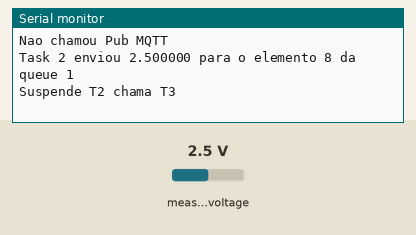
This sketch was run on a simulated ESP32. Shown: the last lines printed to the serial monitor. The test bench sets the inputs (shaded band); at power-on: measured voltage 2.5 V. WiFi joins after 1.5 s; servers stay silent unless stated; no MQTT or app messages arrive unless stated.

Above: at 1.2 s.
1.3 s: measured voltage set to 0.1 V
At 1.51 s:
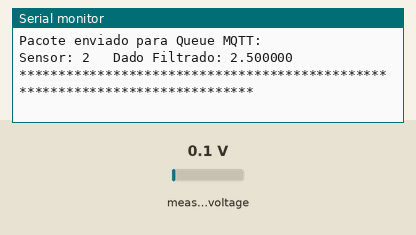
4.3 s: measured voltage set to 1.2 V
At 4.3 s:
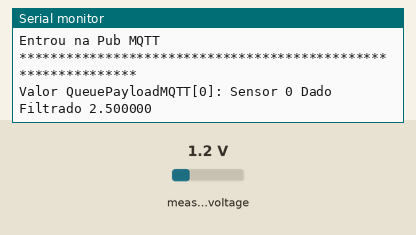
Timing chart, 0 to 7.3 s (numbered marks = the images above; inputs shaded):
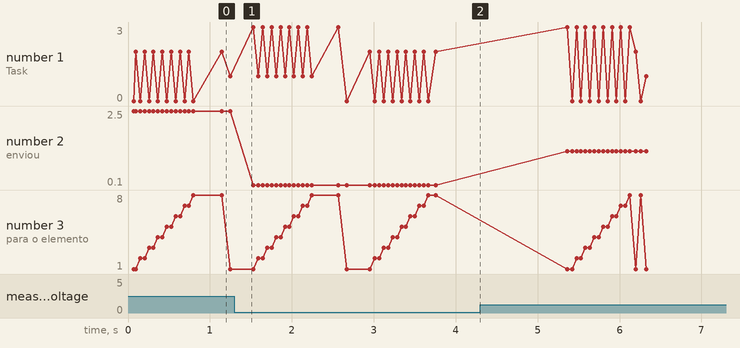

The sketch:

Projeto_IC_Prototipo_1.ino
```cpp
//---------------------------------------- Libraries
//--------- FreeRTOS
#include <Arduino.h>
#include "freertos/FreeRTOS.h"
#include "freertos/task.h"
#include "freertos/queue.h"

//--------- ADS1115
#include<ADS1115_WE.h>
#include<Wire.h>


//--------- MQTT
#include <Ethernet.h>
#include <PubSubClient.h>


//---------------------------------------- Global Variables
//--------- FreeRTOS
QueueHandle_t QueueRawDatas[2];
QueueHandle_t QueuePayloadMQTT[2];

TaskHandle_t TaskSensor0;
TaskHandle_t TaskSensor1;
TaskHandle_t TaskSensor2;
TaskHandle_t TaskSensor3;

TaskHandle_t TaskFilter0;
TaskHandle_t TaskFilter1;
TaskHandle_t HTask_PubMQTT;


typedef struct
{
  int8_t sender;
  float  filtered_data;
}payload;

float RawData;
#define Period_Task_Read_Sensor 2500
#define MAX_Ticks_Queue Period_Task_Read_Sensor/2

//--------- ADS1115
#define I2C_ADDRESS 0x48
ADS1115_WE adc = ADS1115_WE(I2C_ADDRESS);

//--------- MQTT
// Update these with values suitable for your network.
byte mac[]    = {  0xDE, 0xED, 0xBA, 0xFE, 0xFE, 0xED };
IPAddress ip(172, 16, 0, 100);
IPAddress server(172, 16, 0, 2);

EthernetClient ethClient;
PubSubClient client(server, 1883,ethClient);

//---------------------------------------- Protype of tasks and readChannel function
void Task_Read_Sensor_0(void *pvParameters);
void Task_Read_Sensor_1(void *pvParameters);
void Task_Read_Sensor_2(void *pvParameters);
void Task_Read_Sensor_3(void *pvParameters);
void Task_Filter       (void *pvParameters);

float readChannel(ADS1115_MUX channel, int i) {

  float voltage = 0.0;
  adc.setCompareChannels(channel);
  voltage = adc.getResult_V();

  return voltage;
}

//---------------------------------------- Void Setup
void setup() {
//--------- ADS1115
{

  Wire.begin();
  Serial.begin(9600);
  if(!adc.init()){
    Serial.println("ADS1115 not connected!");
  }

  adc.setVoltageRange_mV(ADS1115_RANGE_6144); //comment line/change parameter to change range
  adc.setCompareChannels(ADS1115_COMP_0_GND); //comment line/change parameter to change channel
  adc.setMeasureMode(ADS1115_CONTINUOUS); //comment line/change parameter to change mode
  Serial.println("ADS1115 Example Sketch - Continuous Mode");
  Serial.println("All values in volts");
  Serial.println();
}

//--------- MQTT
{
  Ethernet.begin(mac, ip);
  // Note - the default maximum packet size is 128 bytes. If the
  // combined length of clientId, username and password exceed this use the
  // following to increase the buffer size:
  // client.setBufferSize(255);
  client.connect("ESP32");
}

//--------- FreeRTOS
  {


//---------- Creation of Queues
  //--------Core 0
    QueueRawDatas[0] = xQueueCreate(8,sizeof(float)); //Queue of 8 floats
    QueuePayloadMQTT[0] = xQueueCreate(1,sizeof(payload)); //Queue of 1 Payload


  //--------Core 1
    QueueRawDatas[1] = xQueueCreate(8,sizeof(float)); //Queue of 8 floats
    QueuePayloadMQTT[1] = xQueueCreate(1,sizeof(payload)); //Queue of 1 Payload


//--------------------------------------- Creation of Tasks

//------------------------------------Core 0

        //--------------Create Task Read Sensor 0
    xTaskCreatePinnedToCore(Task_Read_Sensor, // Task function
                "Task_Read_Sensor_0", // Task name
                4096,  // Stack size
                (int8_t*)0,
                1, // Priority
                &TaskSensor0,
                0);


          //--------------Create Task Read Sensor 1
    xTaskCreatePinnedToCore(Task_Read_Sensor, // Task function
                "Task_Read_Sensor_1", // Task name
                4096,  // Stack size
                (int8_t*)1,
                1, // Priority
                &TaskSensor1,
                0);

    vTaskSuspend(TaskSensor1);


    //--------------Create Task Filter
    xTaskCreatePinnedToCore(
                Task_Filter, // Task function
                "Task_Filter0", // A name just for humans
                4096,  // Stack size
                (bool*)0,
                1, // Priority
                &TaskFilter0,
                0 //
                );


    //--------------Create Task Pub
    xTaskCreatePinnedToCore(
                Task_PubMQTT, // Task function
                "Task_PubMQTT", // A name just for humans
                4096,  // Stack size
                NULL,
                1, // Priority
                &HTask_PubMQTT,
                0 //
                );
    vTaskSuspend(HTask_PubMQTT);


//---------------------------------------- Core 1
    xTaskCreatePinnedToCore(
                Task_Filter, // Task function
                "Task_Filter1", // A name just for humans
                4096,  // Stack size
                (bool*)1,
                1, // Priority
                &TaskFilter1,
                1 //
                );

          //--------------Create Task Read Sensor 2
    xTaskCreatePinnedToCore(Task_Read_Sensor, // Task function
                "Task_Read_Sensor_2", // Task name
                4096,  // Stack size
                (int8_t*)2,
                1, // Priority
                &TaskSensor2,
                1);


          //--------------Create Task Read Sensor 3
    xTaskCreatePinnedToCore(Task_Read_Sensor, // Task function
                "Task_Read_Sensor_3", // Task name
                4096,  // Stack size
                (int8_t*)3,
                1, // Priority
                &TaskSensor3,
                1);
    vTaskSuspend(TaskSensor3);


  }
}
//---------------------------------------- Void loop
void loop(){}


//---------------------------------------- Tasks Declarations


//------------------------------------------------------------
void Task_Read_Sensor(void *pvParameters)
{
  int8_t numero = (int)pvParameters;
  while(1){

printf("Task %d comecou\n",numero);
/*
For 8 times read sensor and send to queue

OBSERVATION: I did not used "for" coding structure because
once i know the number of times i want to repeat the structure and it is small.
is not needed use "for", once this one use Type-B,Type-J, and Type-R operations at Assembly Level.
Therefore, this part of the project was optimazed like that.

And the keys are for hide the whole structure once wanted
*/
if (numero==0 || numero==1)
{
/*1*/RawData = readChannel(ADS1115_COMP_0_GND,0);xQueueSend(QueueRawDatas[0], &RawData, MAX_Ticks_Queue);printf("Task %d enviou %f para o elemento 1 da queue 0\n",numero,RawData);
/*2*/RawData = readChannel(ADS1115_COMP_0_GND,0);xQueueSend(QueueRawDatas[0], &RawData, MAX_Ticks_Queue);printf("Task %d enviou %f para o elemento 2 da queue 0\n",numero,RawData);
/*3*/RawData = readChannel(ADS1115_COMP_0_GND,0);xQueueSend(QueueRawDatas[0], &RawData, MAX_Ticks_Queue);printf("Task %d enviou %f para o elemento 3 da queue 0\n",numero,RawData);
/*4*/RawData = readChannel(ADS1115_COMP_0_GND,0);xQueueSend(QueueRawDatas[0], &RawData, MAX_Ticks_Queue);printf("Task %d enviou %f para o elemento 4 da queue 0\n",numero,RawData);
/*5*/RawData = readChannel(ADS1115_COMP_0_GND,0);xQueueSend(QueueRawDatas[0], &RawData, MAX_Ticks_Queue);printf("Task %d enviou %f para o elemento 5 da queue 0\n",numero,RawData);
/*6*/RawData = readChannel(ADS1115_COMP_0_GND,0);xQueueSend(QueueRawDatas[0], &RawData, MAX_Ticks_Queue);printf("Task %d enviou %f para o elemento 6 da queue 0\n",numero,RawData);
/*7*/RawData = readChannel(ADS1115_COMP_0_GND,0);xQueueSend(QueueRawDatas[0], &RawData, MAX_Ticks_Queue);printf("Task %d enviou %f para o elemento 7 da queue 0\n",numero,RawData);
/*8*/RawData = readChannel(ADS1115_COMP_0_GND,0);xQueueSend(QueueRawDatas[0], &RawData, MAX_Ticks_Queue);printf("Task %d enviou %f para o elemento 8 da queue 0\n",numero,RawData);
}
else
{
/*1*/RawData = readChannel(ADS1115_COMP_0_GND,0);xQueueSend(QueueRawDatas[1], &RawData, MAX_Ticks_Queue);printf("Task %d enviou %f para o elemento 1 da queue 1\n",numero,RawData);
/*2*/RawData = readChannel(ADS1115_COMP_0_GND,0);xQueueSend(QueueRawDatas[1], &RawData, MAX_Ticks_Queue);printf("Task %d enviou %f para o elemento 2 da queue 1\n",numero,RawData);
/*3*/RawData = readChannel(ADS1115_COMP_0_GND,0);xQueueSend(QueueRawDatas[1], &RawData, MAX_Ticks_Queue);printf("Task %d enviou %f para o elemento 3 da queue 1\n",numero,RawData);
/*4*/RawData = readChannel(ADS1115_COMP_0_GND,0);xQueueSend(QueueRawDatas[1], &RawData, MAX_Ticks_Queue);printf("Task %d enviou %f para o elemento 4 da queue 1\n",numero,RawData);
/*5*/RawData = readChannel(ADS1115_COMP_0_GND,0);xQueueSend(QueueRawDatas[1], &RawData, MAX_Ticks_Queue);printf("Task %d enviou %f para o elemento 5 da queue 1\n",numero,RawData);
/*6*/RawData = readChannel(ADS1115_COMP_0_GND,0);xQueueSend(QueueRawDatas[1], &RawData, MAX_Ticks_Queue);printf("Task %d enviou %f para o elemento 6 da queue 1\n",numero,RawData);
/*7*/RawData = readChannel(ADS1115_COMP_0_GND,0);xQueueSend(QueueRawDatas[1], &RawData, MAX_Ticks_Queue);printf("Task %d enviou %f para o elemento 7 da queue 1\n",numero,RawData);
/*8*/RawData = readChannel(ADS1115_COMP_0_GND,0);xQueueSend(QueueRawDatas[1], &RawData, MAX_Ticks_Queue);printf("Task %d enviou %f para o elemento 8 da queue 1\n",numero,RawData);
}

// Instead of use "switch" structure was used if/else for code optimization
 if      (numero==0) {vTaskResume(TaskSensor1);puts("Suspende T0 chama T1\n\n");}
 else if (numero==1) {vTaskResume(TaskSensor0);puts("Suspende T1 chama T0\n\n");}
 else if (numero==2) {vTaskResume(TaskSensor3);puts("Suspende T2 chama T3\n\n");}
 else                {vTaskResume(TaskSensor2);puts("Suspende T3 chama T2\n\n");}

  vTaskSuspend(NULL);

}}


//------------------------------------------------------------
void Task_Filter(void *pvParameters)
{

  bool numero = (bool)pvParameters;
  bool  sender=1;
  while(1){

  sender=!sender;
  float valueFromQueue=0;
  float FinalvalueFromQueue=0;

/*
----------------- Start Filtering
For 8 times read sensor and send to queue

OBSERVATION: I did not used "for" coding structure because
once i know the number of times i want to repeat the structure and it is small.
is not needed use "for", once this one use Type-B,Type-J, and Type-R operations at Assembly Level.
Therefore, this part of the project was optimazed like that.

And the keys are for hide the whole structure once wanted.
*/

// If parameter is zero, then act like filter0, else act like filter1
if(!numero)
{
/*1*/xQueueReceive(QueueRawDatas[0], &valueFromQueue, MAX_Ticks_Queue);FinalvalueFromQueue+=valueFromQueue;
/*2*/xQueueReceive(QueueRawDatas[0], &valueFromQueue, MAX_Ticks_Queue);FinalvalueFromQueue+=valueFromQueue;
/*3*/xQueueReceive(QueueRawDatas[0], &valueFromQueue, MAX_Ticks_Queue);FinalvalueFromQueue+=valueFromQueue;
/*4*/xQueueReceive(QueueRawDatas[0], &valueFromQueue, MAX_Ticks_Queue);FinalvalueFromQueue+=valueFromQueue;
/*5*/xQueueReceive(QueueRawDatas[0], &valueFromQueue, MAX_Ticks_Queue);FinalvalueFromQueue+=valueFromQueue;
/*6*/xQueueReceive(QueueRawDatas[0], &valueFromQueue, MAX_Ticks_Queue);FinalvalueFromQueue+=valueFromQueue;
/*7*/xQueueReceive(QueueRawDatas[0], &valueFromQueue, MAX_Ticks_Queue);FinalvalueFromQueue+=valueFromQueue;
/*8*/xQueueReceive(QueueRawDatas[0], &valueFromQueue, MAX_Ticks_Queue);FinalvalueFromQueue+=valueFromQueue;

// Send filtered value from ADC to MQTT Queue
FinalvalueFromQueue/=8.0;
payload pacote;
pacote.filtered_data=FinalvalueFromQueue;


    if(!sender) pacote.sender=0;
    else{pacote.sender=1;}

    puts("*****************************************************************************");
    printf("Pacote enviado para Queue MQTT:\nSensor: %d   Dado Filtrado: %f\n",pacote.sender,pacote.filtered_data);
    puts("*****************************************************************************");
    puts("");
    xQueueSend(QueuePayloadMQTT[0], &pacote, MAX_Ticks_Queue);


//********************************************** Call for Task Pub MQTT **********************************

//If both elements from queue are full, then publish call task PubMQTT
if (!uxQueueSpacesAvailable(QueuePayloadMQTT[0]) && !uxQueueSpacesAvailable(QueuePayloadMQTT[1])) {vTaskResume(HTask_PubMQTT);}
else{puts("Nao chamou Pub MQTT");}

}
else
{
/*1*/xQueueReceive(QueueRawDatas[1], &valueFromQueue, MAX_Ticks_Queue);FinalvalueFromQueue+=valueFromQueue;
/*2*/xQueueReceive(QueueRawDatas[1], &valueFromQueue, MAX_Ticks_Queue);FinalvalueFromQueue+=valueFromQueue;
/*3*/xQueueReceive(QueueRawDatas[1], &valueFromQueue, MAX_Ticks_Queue);FinalvalueFromQueue+=valueFromQueue;
/*4*/xQueueReceive(QueueRawDatas[1], &valueFromQueue, MAX_Ticks_Queue);FinalvalueFromQueue+=valueFromQueue;
/*5*/xQueueReceive(QueueRawDatas[1], &valueFromQueue, MAX_Ticks_Queue);FinalvalueFromQueue+=valueFromQueue;
/*6*/xQueueReceive(QueueRawDatas[1], &valueFromQueue, MAX_Ticks_Queue);FinalvalueFromQueue+=valueFromQueue;
/*7*/xQueueReceive(QueueRawDatas[1], &valueFromQueue, MAX_Ticks_Queue);FinalvalueFromQueue+=valueFromQueue;
/*8*/xQueueReceive(QueueRawDatas[1], &valueFromQueue, MAX_Ticks_Queue);FinalvalueFromQueue+=valueFromQueue;

// Send filtered value from ADC to MQTT Queue
FinalvalueFromQueue/=8.0;
payload pacote;
pacote.filtered_data=FinalvalueFromQueue;


    if(!sender) pacote.sender=2;
    else{pacote.sender=3;}
    puts("*****************************************************************************");
    printf("Pacote enviado para Queue MQTT:\nSensor: %d   Dado Filtrado: %f\n",pacote.sender,pacote.filtered_data);
    puts("*****************************************************************************");
    puts("");
    xQueueSend(QueuePayloadMQTT[1], &pacote, MAX_Ticks_Queue);

}

}}


//------------------------------------------------------------

void Task_PubMQTT(void * pvParameters)
{while(1){

puts("**************************************************************");
puts("Entrou na Pub MQTT");
puts("**************************************************************");

vTaskSuspend(TaskSensor0);
vTaskSuspend(TaskSensor1);
vTaskSuspend(TaskSensor2);
vTaskSuspend(TaskSensor3);
vTaskSuspend(TaskFilter0);
vTaskSuspend(TaskFilter1);

//------- starting MQTT's cycle

client.loop();

payload FinalvalueFromQueue;

//--------------------------------------------------------------------------------- Core 0
  xQueueReceive(QueuePayloadMQTT[0], &FinalvalueFromQueue, MAX_Ticks_Queue);

printf("Valor QueuePayloadMQTT[0]: Sensor %d Dado Filtrado %f\n", FinalvalueFromQueue.sender,FinalvalueFromQueue.filtered_data);

  if (!FinalvalueFromQueue.sender)
        {client.publish("Sensor 0", String(FinalvalueFromQueue.filtered_data).c_str());printf("\n\nSensor 0  valor final %f\n\n",FinalvalueFromQueue.filtered_data);vTaskResume(TaskSensor0);}

  else if (FinalvalueFromQueue.sender)
        {client.publish("Sensor 1", String(FinalvalueFromQueue.filtered_data).c_str());printf("\n\nSensor 1  valor final %f\n\n",FinalvalueFromQueue.filtered_data);vTaskResume(TaskSensor1);}

 vTaskResume(TaskFilter0);

//--------------------------------------------------------------------------------- Core 1
  xQueueReceive(QueuePayloadMQTT[1], &FinalvalueFromQueue, MAX_Ticks_Queue);

printf("Valor QueuePayloadMQTT[1]: Sensor %d Dado Filtrado %f \n", FinalvalueFromQueue.sender,FinalvalueFromQueue.filtered_data);

  if (FinalvalueFromQueue.sender==2)
        {client.publish("Sensor 2", String(FinalvalueFromQueue.filtered_data).c_str());printf("\n\nSensor 2  valor final %f\n\n",FinalvalueFromQueue.filtered_data);vTaskResume(TaskSensor2);}

  else if (FinalvalueFromQueue.sender==3)
        {client.publish("Sensor 3", String(FinalvalueFromQueue.filtered_data).c_str());printf("\n\nSensor 3  valor final %f\n\n",FinalvalueFromQueue.filtered_data);vTaskResume(TaskSensor3);}

  vTaskResume(TaskFilter1);

    puts("**************************************************************");
    puts("Saindo da PubMQTT");
    puts("**************************************************************");
    puts("");

  vTaskSuspend(NULL);

}}
```

Measured:
- plotted number 2: 2.5 → 0.1 after the input at 1.3 s, 0.1 → 1.2 after the input at 4.3 s
